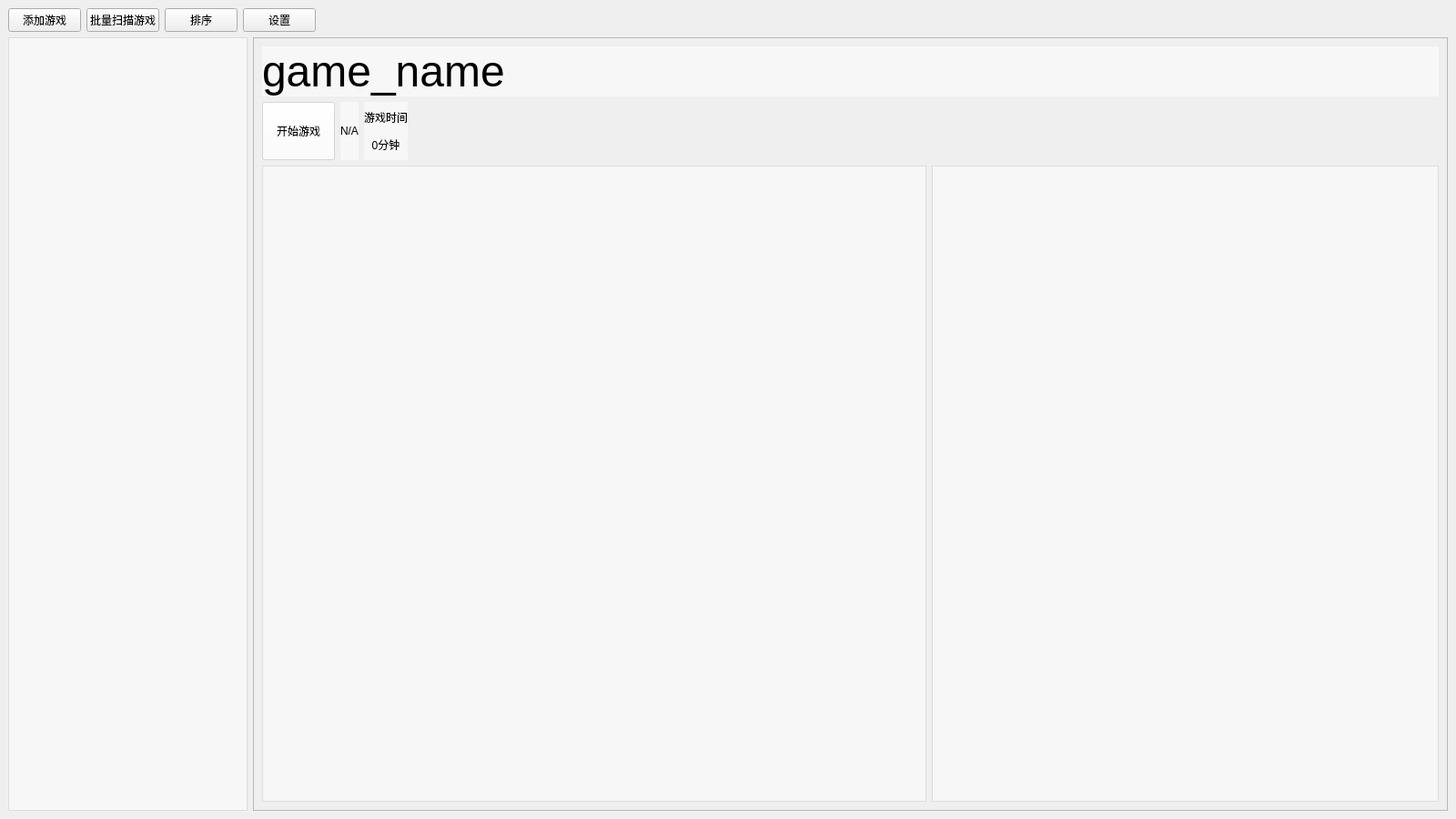
<?xml version="1.0" encoding="UTF-8"?>
<ui version="4.0">
 <class>MainWindow</class>
 <widget class="QMainWindow" name="MainWindow">
  <property name="geometry">
   <rect>
    <x>0</x>
    <y>0</y>
    <width>1600</width>
    <height>900</height>
   </rect>
  </property>
  <property name="windowTitle">
   <string>cfwGameLauncher</string>
  </property>
  <widget class="QWidget" name="centralwidget">
   <layout class="QVBoxLayout" name="verticalLayout">
    <item>
     <layout class="QHBoxLayout" name="horizontalLayout">
      <item>
       <widget class="QPushButton" name="add_game_btn">
        <property name="text">
         <string>添加游戏</string>
        </property>
       </widget>
      </item>
      <item>
       <widget class="QPushButton" name="scan_game_btn">
        <property name="text">
         <string>批量扫描游戏</string>
        </property>
       </widget>
      </item>
      <item>
       <widget class="QPushButton" name="sort_btn">
        <property name="text">
         <string>排序</string>
        </property>
       </widget>
      </item>
      <item>
       <widget class="QPushButton" name="setting_btn">
        <property name="text">
         <string>设置</string>
        </property>
       </widget>
      </item>
      <item>
       <spacer name="horizontalSpacer_3">
        <property name="orientation">
         <enum>Qt::Horizontal</enum>
        </property>
        <property name="sizeHint" stdset="0">
         <size>
          <width>40</width>
          <height>20</height>
         </size>
        </property>
       </spacer>
      </item>
     </layout>
    </item>
    <item>
     <layout class="QGridLayout" name="gridLayout" columnstretch="1,5">
      <item row="0" column="0">
       <widget class="QListWidget" name="gamelist_widget">
        <property name="minimumSize">
         <size>
          <width>262</width>
          <height>0</height>
         </size>
        </property>
        <property name="font">
         <font>
          <pointsize>14</pointsize>
         </font>
        </property>
        <property name="styleSheet">
         <string notr="true">background-color: rgba(255, 255, 255, 128);
border-color: rgba(255, 255, 255, 128);</string>
        </property>
       </widget>
      </item>
      <item row="0" column="1">
       <widget class="QFrame" name="frame">
        <property name="frameShape">
         <enum>QFrame::StyledPanel</enum>
        </property>
        <property name="frameShadow">
         <enum>QFrame::Raised</enum>
        </property>
        <layout class="QGridLayout" name="gridLayout_2">
         <item row="4" column="5" rowspan="2">
          <spacer name="horizontalSpacer_2">
           <property name="orientation">
            <enum>Qt::Horizontal</enum>
           </property>
           <property name="sizeHint" stdset="0">
            <size>
             <width>40</width>
             <height>20</height>
            </size>
           </property>
          </spacer>
         </item>
         <item row="7" column="5">
          <widget class="QTextBrowser" name="txt_browser">
           <property name="font">
            <font>
             <pointsize>14</pointsize>
            </font>
           </property>
           <property name="styleSheet">
            <string notr="true">background-color: rgba(255, 255, 255, 128);</string>
           </property>
          </widget>
         </item>
         <item row="3" column="0" colspan="6">
          <widget class="QLabel" name="gamename_label">
           <property name="font">
            <font>
             <pointsize>36</pointsize>
            </font>
           </property>
           <property name="styleSheet">
            <string notr="true">background-color: rgba(255, 255, 255, 128);</string>
           </property>
           <property name="text">
            <string>game_name</string>
           </property>
           <property name="scaledContents">
            <bool>false</bool>
           </property>
           <property name="wordWrap">
            <bool>true</bool>
           </property>
          </widget>
         </item>
         <item row="4" column="4" rowspan="2">
          <spacer name="horizontalSpacer">
           <property name="orientation">
            <enum>Qt::Horizontal</enum>
           </property>
           <property name="sizeHint" stdset="0">
            <size>
             <width>40</width>
             <height>20</height>
            </size>
           </property>
          </spacer>
         </item>
         <item row="4" column="0" rowspan="2">
          <widget class="QPushButton" name="playgame_btn">
           <property name="minimumSize">
            <size>
             <width>0</width>
             <height>64</height>
            </size>
           </property>
           <property name="styleSheet">
            <string notr="true">background-color: rgba(255, 255, 255, 128);</string>
           </property>
           <property name="text">
            <string>开始游戏</string>
           </property>
          </widget>
         </item>
         <item row="7" column="0" colspan="5">
          <widget class="QTextBrowser" name="metadata_browser">
           <property name="font">
            <font>
             <pointsize>14</pointsize>
            </font>
           </property>
           <property name="styleSheet">
            <string notr="true">background-color: rgba(255, 255, 255, 128);</string>
           </property>
          </widget>
         </item>
         <item row="4" column="1" rowspan="2">
          <widget class="QLabel" name="last_run_label">
           <property name="styleSheet">
            <string notr="true">background-color: rgba(255, 255, 255, 128);</string>
           </property>
           <property name="text">
            <string>N/A</string>
           </property>
           <property name="alignment">
            <set>Qt::AlignCenter</set>
           </property>
          </widget>
         </item>
         <item row="4" column="2" rowspan="2">
          <widget class="QLabel" name="total_time_label">
           <property name="styleSheet">
            <string notr="true">background-color: rgba(255, 255, 255, 128);</string>
           </property>
           <property name="text">
            <string>&lt;html&gt;&lt;head/&gt;&lt;body&gt;&lt;p&gt;游戏时间&lt;/p&gt;&lt;p&gt;0分钟&lt;/p&gt;&lt;/body&gt;&lt;/html&gt;</string>
           </property>
           <property name="alignment">
            <set>Qt::AlignCenter</set>
           </property>
          </widget>
         </item>
        </layout>
       </widget>
      </item>
     </layout>
    </item>
   </layout>
  </widget>
 </widget>
 <resources/>
 <connections/>
</ui>
